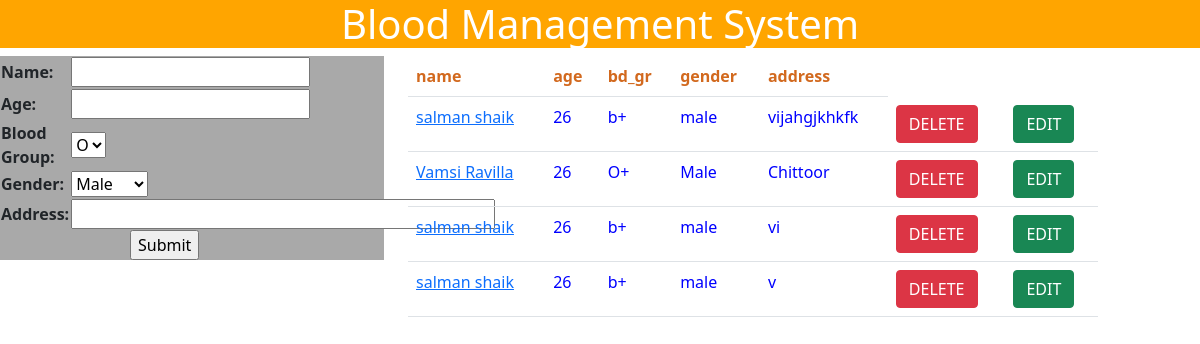
The page / on the database its author committed.
### crudapp/models.py (models this page shows)
class StudentModel(models.Model):
    name = models.CharField(max_length=20)
    age = models.IntegerField()
    ch = [('1', 'O'), ('2', 'A')]
    blood_group = models.CharField(max_length=20,verbose_name='Blood Group',choices=ch,default='1')
    ge = [('1', 'Male'), ('2', 'Female')]
    gender = models.CharField(max_length=20,choices=ge,default='1')
    address = models.TextField()

### crudapp/views.py (the view)
# urls.py: 2. Add a URL to urlpatterns:  path('', views.home, name='home')
def home(request):
    if request.method == 'POST':
        fm = StudentForm(request.POST)
        if fm.is_valid():
            nm = fm.cleaned_data['name']
            em = fm.cleaned_data['age']
            pw = fm.cleaned_data['blood_group']
            ge = fm.cleaned_data['gender']
            ad = fm.cleaned_data['address']
            obj = StudentModel(name=nm,age=em,blood_group=pw,gender=ge,address=ad)
            obj.save()
    else:
        fm = StudentForm()
    det = StudentModel.objects.all()
    return render(request,'home.html',{'form':fm,'details':det})

### crudapp/forms.py
class StudentForm(forms.ModelForm):
    class Meta:
        model = StudentModel
        fields = ['name','age','blood_group','gender','address']
        widgets = {
            'address': forms.TextInput(attrs={'size':'40'})
        }

### templates/home.html (shortened to what this page needs)
{% load static %}
<!DOCTYPE html>
<html lang="en">
<head>
    <link href="https://cdn.jsdelivr.net/npm/bootstrap@5.0.2/dist/css/bootstrap.min.css" rel="stylesheet">
    <link rel="stylesheet" href="{% static 'css/css.css' %}">
</head>
<body style="">
<h1 style="text-align: center;background-color: orange;color: white">Blood Management System</h1>
<div class="row">
<div class="col-md-4">
<form action="" method="POST" style="background-color: darkgray">
    <table>
        {{ form }}
    </table>
    <input type="submit" style="margin-left: 130px">
</form>
</div>
<div class = 'col-md-7'>
{% if details %}
    <table class="table" style="color: blue ">
    <tr style="color: chocolate">
        <th>name</th>
        <th>age</th>
        <th>bd_gr</th>
        <th>gender</th>
        <th>address</th>
    </tr>
    {% for i in details %}
       <tr>
           <td><a href="update/{{ i.id }}">{{ i.name }}</a></td>
           <td>{{ i.age }}</td>
           <td>{{ i.blood_group }}</td>
           <td>{{ i.gender }}</td>
           <td>{{ i.address }}</td>
           <td><a class="btn btn-danger" href="delete/{{ i.pk }}">DELETE</a></td>
           <td><a class="btn btn-success btm-sm text-white" href='update/{{ i.pk }}'>EDIT</a></td>
        </tr>
    {% endfor %}
    </table>
{% else %}
<h1>No Records</h1>
{% endif %}
</div>
</div>
</body>
</html>

### rows shown on the page
StudentModel: name "salman shaik", age "26", blood_group "b+", gender "male", address "vijahgjkhkfk"
StudentModel: name "Vamsi Ravilla", age "26", blood_group "O+", gender "Male", address "Chittoor"
StudentModel: name "salman shaik", age "26", blood_group "b+", gender "male", address "vi"
StudentModel: name "salman shaik", age "26", blood_group "b+", gender "male", address "v"
